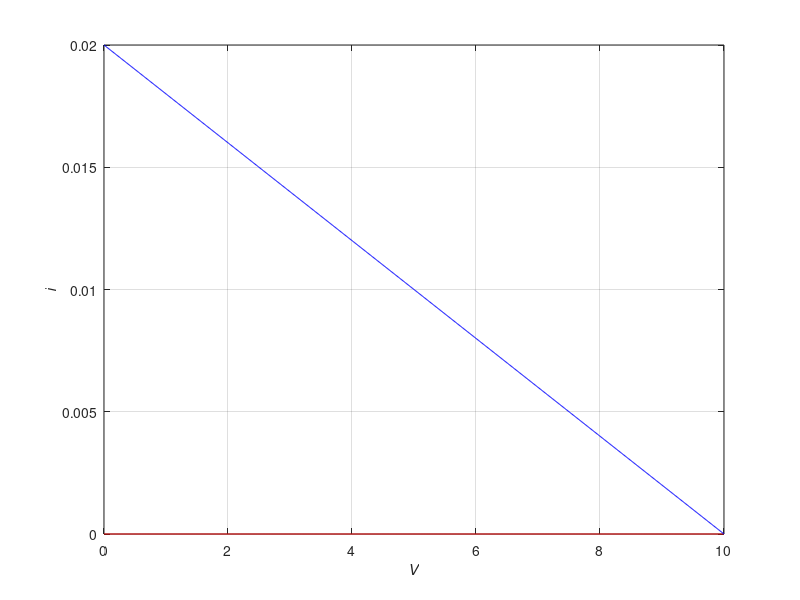

Write the MATLAB code that produced this figure.
clear;
clc;

%% SPICE Parameters %%

Is   = 220*10^-12;
N    = 1.65;
Cj0  = 10;
M    = 0.5;
Vj   = 0.7;
Fc   = 0.5;
Cp   = 0.0;
Isr  = 0.0;
Nr   = 2.0;
Rs   = 0.0;
Tt   = 0.0;
Ikf  = 0;
Kf   = 0.0;
Af   = 1.0;
Ffe  = 1.0;
Bv   = 100;
Ibv  = 1*10^-3;
Temp = 26.85;
Xti  = 3.0;
Eg   = 1.11;
Tbv  = 0.0;
Trs  = 0.0;
Ttt1 = 0.0;
Ttt2 =  0.0;
Tm1  =  0.0;
Tnom = 26.85;
Area = 1;

% Additional:
Vt   = 25.85*10^-3;
Ibvl = 0;
Nbv  = 0;
Nbvl = 0;

%
Vd = 0 : 0.01 : 10;

%% Equations %%

I_nrm = Is * exp( (Vd / (N*Vt)) -1 );
K_inj = ( Ikf ./ (Ikf + I_nrm) ).^0.5;
I_rec = Isr * exp( (Vd / (Nr*Vt)) -1 );
K_gen = ( 0.005 + ( (1-Vd)/Vj ).^2 ).^(M/2);

I_fwd = (I_nrm .* K_inj) + (I_rec .* K_gen);


I_revh = Ibv * exp( -( (Vd + Bv)/Nbv*Vt) );
I_revl = Ibvl * exp( -( (Vd + Bv)/Nbvl*Vt) );

I_rev = I_revh + I_revl;


I_d = Area * ( I_fwd - I_rev );


%% Plot %%



plot(Vd, I_d, 'r');
xlabel('{\itV}');
ylabel('{\iti}');

hold on

y = -(Vd-10)/500 ;
plot(Vd, y, 'b');

grid on






